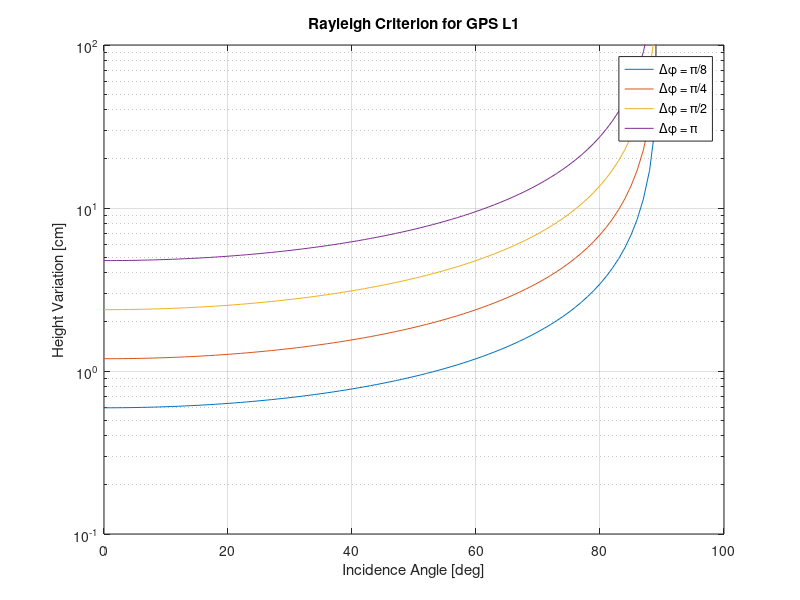

This chart was generated by the following MATLAB code:
clear; close all; clc
c=299792458;
f=1575.42e6;
lambda=c/f;
theta=0:1:90;
figure
for phase=[pi/8 pi/4 pi/2 pi]
    h=lambda/4/pi*phase./cos(deg2rad(theta)).*100;
    semilogy(theta,h)
    hold on
end
grid on
legend('\Delta\phi = \pi/8', '\Delta\phi = \pi/4', '\Delta\phi = \pi/2', '\Delta\phi = \pi', 'Location', 'best')
xlabel('Incidence Angle [deg]')
ylabel('Height Variation [cm]')
ylim([0.1,100])
title('Rayleigh Criterion for GPS L1')
